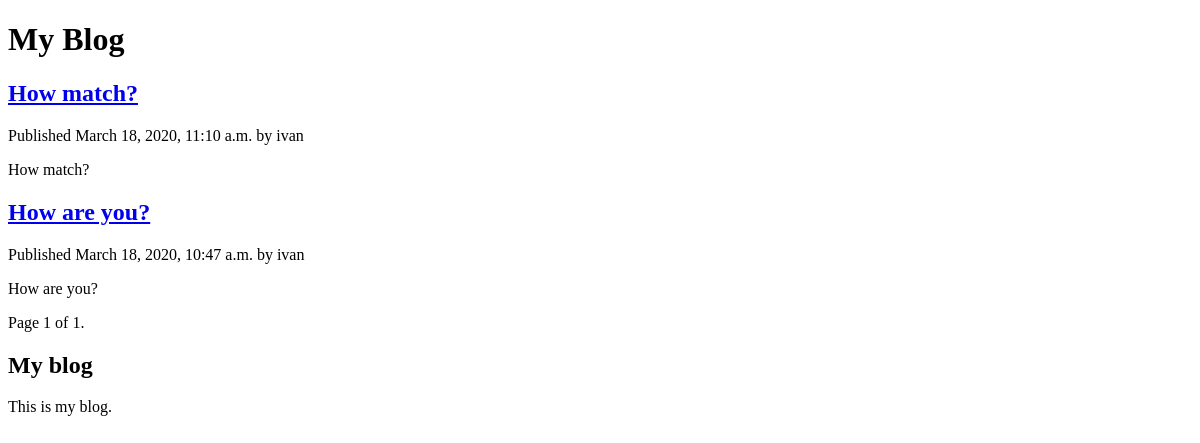
The page /blog/ on the database as committed earlier.
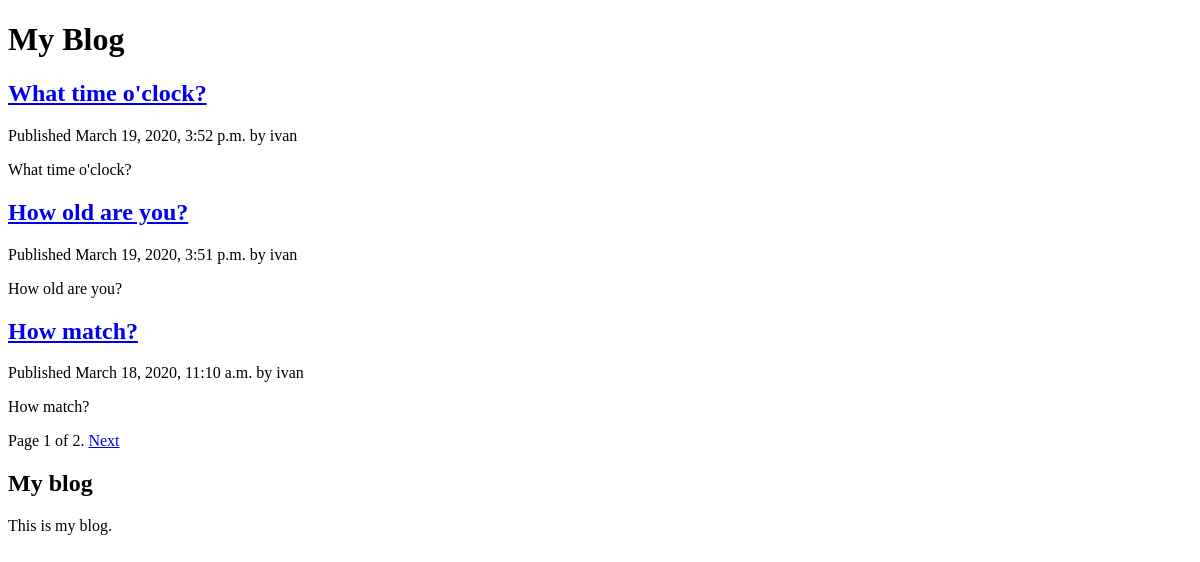
The same page on the database as committed later.
### blog/models.py (models this page shows, shortened)
class Post(models.Model):
    STATUS_CHOICES = (
        ("draft", "Draft"),
        ("published", "Published"),
    )
    title = models.CharField(max_length=250)
    slug = models.SlugField(max_length=250, unique_for_date="publish")
    author = models.ForeignKey(User, related_name='blog_posts', on_delete=models.CASCADE)
    body = models.TextField()
    publish = models.DateTimeField(default=timezone.now)
    created = models.DateTimeField(auto_now_add=True)
    updated = models.DateTimeField(auto_now=True)
    status = models.CharField(max_length=10, choices=STATUS_CHOICES, default='draft')
    class Meta:
        ordering = ("-publish",)
    def get_absolute_url(self):
        return reverse('blog:post_detail',
                       args=[self.publish.year,
                             self.publish.strftime('%m'),
                             self.publish.strftime('%d'),
                             self.slug])

### blog/views.py (the view)
class PostListView(ListView):
    queryset = Post.objects.filter(status="published")
    context_object_name = 'posts'
    paginate_by = 3
    template_name = 'blog/post/list.html'

### templates/blog/post/list.html (shortened to what this page needs)
{% extends "blog/base.html" %}
{% block content %}
    <h1>My Blog</h1>
    {% for post in posts %}
        <h2>
            <a href="{{ post.get_absolute_url }}">{{ post.title }}</a>
        </h2>
        <p class="date">
            Published {{ post.publish }} by {{ post.author }}
        </p>
        {{ post.body|truncatewords:30|linebreaks }}
    {% endfor %}
    {% include "blog/pagination.html" with page=page_obj %}
{% endblock %}

### templates/blog/base.html (shortened to what this page needs)
{% load static %}
<!DOCTYPE html>
<html>
<head>
    <link href="{% static "css/blog.css" %}" rel="stylesheet">
</head>
<body>
<div id="content">
    {% block content %}
    {% endblock %}
</div>
<div id="sidebar">
    <h2>My blog</h2>
    <p>This is my blog.</p>
</div>
</body>
</html>

### templates/blog/pagination.html (shortened to what this page needs)
<div class="pagination">
    <span class="step-links">
        <span class="current">
            Page {{ page.number }} of {{ page.paginator.num_pages }}.
        </span>
        {% if page.has_next %}
            <a href="?page={{ page.next_page_number }}">Next</a>
        {% endif %}
    </span>
</div>

Rows that differ between the two databases and show on the page:
no longer on this page (row unchanged): Post: title "How are you?", publish "March 18, 2020, 10:47 a.m.", author "ivan", body "How are you?"
added Post: title "What time o'clock?", publish "March 19, 2020, 3:52 p.m.", author "ivan", body "What time o'clock?"
added Post: title "How old are you?", publish "March 19, 2020, 3:51 p.m.", author "ivan", body "How old are you?"
Other text that changed with them:
{{ page.paginator.num_pages }}: "1" → "2"
text now shown: "Next"
